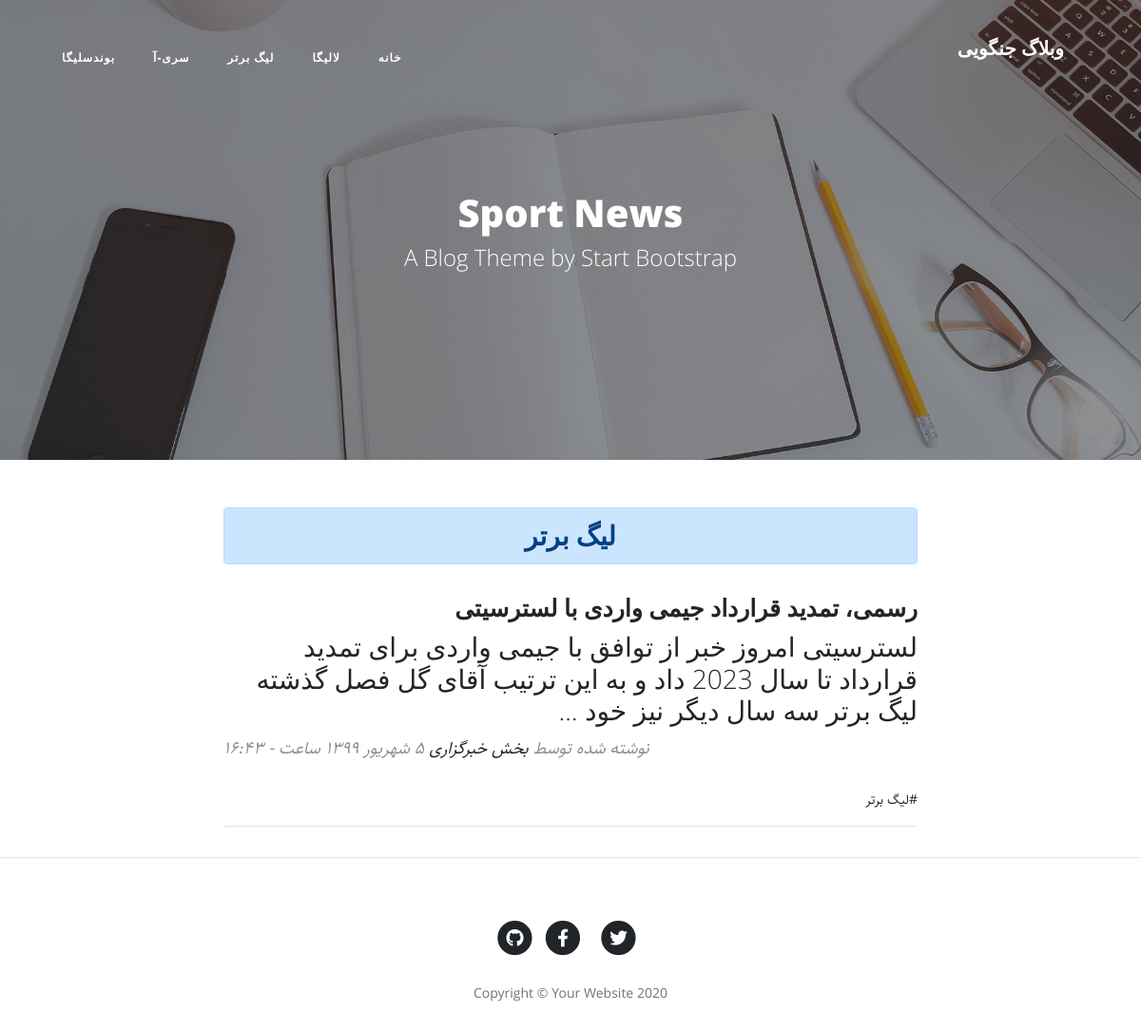
Page /category/primier-leage on the committed database.
### blog/models.py (models this page shows, shortened)
class Category(models.Model):
    parent = models.ForeignKey('self', default=None, null=True, blank=True, on_delete=models.SET_NULL, related_name='children', verbose_name='زیر دسته')
    title = models.CharField(max_length=200)
    slug = models.SlugField(max_length=100, unique=True)
    status = models.BooleanField(default=True, verbose_name='آیا نمایش داده شود؟')
    position = models.IntegerField()
    class Meta:
        verbose_name = 'دسته بندی'
        verbose_name_plural = 'دسته بندی ها'
        ordering = ['parent__id', 'position']
    objects = CategoryManager()

class Article(models.Model):
    STATUS_CHOICES = (
        ('d', 'Draft'),
        ('p', 'Published')
    )
    title = models.CharField(max_length=200)
    slug = models.SlugField(max_length=100, unique=True)
    category = models.ManyToManyField(Category, verbose_name='دسته بندی', related_name='articles')
    description = models.TextField()
    thumbnail = models.ImageField(upload_to='images')
    publish = models.DateTimeField(default=timezone.now)
    created = models.DateTimeField(auto_now_add=True)
    updated = models.DateTimeField(auto_now=True)
    status = models.CharField(max_length=1, choices=STATUS_CHOICES)
    class Meta:
        verbose_name = 'مقاله'
        verbose_name_plural = 'مقالات'
    def jpublish(self):
        return jalali_converter(self.publish)
    jpublish.short_description = 'زمان انتشار'
    def category_published(self):
        return self.category.filter(status=True)
    objects = ArticleManager()

### blog/views.py (the view)
# urls.py: path('category/<slug:slug>', category, name='category'),
def category(request, slug, page=1):
    category = get_object_or_404(Category, slug=slug, status=True)
    article_list = category.articles.published()
    paginator = Paginator(article_list, 2)
    articles = paginator.get_page(page)
    context = {
        'category': category,
        'articles': articles
    }
    return render(request, 'blog/category.html', context)

### blog/models.py (called while the page is built)
    def published(self):
        return self.filter(status='p')

    def active(self):
        return self.filter(status=True)

### blog/templatetags/base_tags.py (called while the page is built)
@register.simple_tag
def title():
    return 'وبلاگ جنگویی'

@register.inclusion_tag('blog/partials/category_navbar.html')
def category_navbar():
    return {
        'category': Category.objects.filter(status=True)
    }

### extensions/jalali.py (called while the page is built)
    def persian_tuple(self):
        return self.persian_year, self.persian_month, self.persian_day

### extensions/utils.py (called while the page is built)
def persian_numbers_converter(mystr):
    numbers = {
        "0": "۰",
        "1": "۱",
        "2": "۲",
        "3": "۳",
        "4": "۴",
        "5": "۵",
        "6": "۶",
        "7": "۷",
        "8": "۸",
        "9": "۹",
    }
    for e_num, p_num in numbers.items():
        mystr = mystr.replace(e_num, p_num)
    return mystr

def jalali_converter(time):
    jmonth = ['فروردین', 'اردیبهشت', 'خرداد',
              'تیر', 'مرداد', 'شهریور',
              'مهر', 'آبان', 'آذر',
              'دی', 'بهمن', 'اسفند']
    time = timezone.localtime(time)
    time_to_str = f'{time.year},{time.month},{time.day}'
    time_to_tuple = jalali.Gregorian(time_to_str).persian_tuple()
    time_to_list = list(time_to_tuple)
    for index, month in enumerate(jmonth):
        if time_to_list[1] == index + 1:
            time_to_list[1] = month
            break
    output = f'{time_to_list[2]} {time_to_list[1]} {time_to_list[0]} ساعت - {time.hour}:{time.minute}'
    return persian_numbers_converter(output)

### blog/templates/blog/category.html (shortened to what this page needs)
{% extends 'blog/base.html' %}
{% load static %}
{% block main %}
<header class="masthead" style="background-image: url('{% static " blog/img/home-bg.jpg" %}')">
<div class="overlay"></div>
<div class="container">
    <div class="row">
        <div class="col-lg-8 col-md-10 mx-auto">
            <div class="site-heading">
                <h1>Sport News</h1>
                <span class="subheading">A Blog Theme by Start Bootstrap</span>
            </div>
        </div>
    </div>
</div>
</header>
<div class="container">
    <div class="row">
        <div class="col-lg-8 col-md-10 mx-auto">
            <h3 class="alert alert-primary text-center">{{category.title}}</h3>
            {% for article in articles %}
            <div class="post-preview">
                <a href="{% url 'blog:detail' article.slug %}">
                    <h2 class="post-title">
                        {{article.title}}
                    </h2>
                    <h3 class="post-subtitle">
                        {{article.description|truncatewords:30}}
                    </h3>
                </a>
                <p class="post-meta">نوشته شده توسط
                    <a href="#">بخش خبرگزاری</a>
                    {{article.jpublish}}</p>
                <div>
                    {% for cat in article.category_published.all %}
                    <a href="#">#{{cat.title}}</a>
                    {% endfor %}
                </div>
            </div>
            <hr>
            {% endfor %}
        </div>
    </div>
</div>
{% endblock %}

### blog/templates/blog/partials/category_navbar.html (shortened to what this page needs)
<div class="collapse navbar-collapse nav" id="navbarResponsive">
    <ul class="navbar-nav ml-auto">
        <li class="nav-item">
            <a class="nav-link" href="{% url 'blog:home' %}">خانه</a>
        </li>
        {% for cat in category %}
        {% if cat.parent == None %}
        <li class="nav-item">
            <a class="nav-link" href="{% url 'blog:category' cat.slug %}">{{cat.title}}</a>
        </li>
        {% endif %}
        {% endfor %}
    </ul>
</div>

### blog/static/blog/css/rtl.css (style rules this page uses)
body { direction: rtl; text-align: right; font-family: "Sahel"; font-size: 14px; }
.navbar-nav { margin-left: initial !important; margin-right: auto; }
.post-meta { text-align: left; }
header.masthead .site-heading h1 { font-size: 40px; }
.post-preview > a > .post-title { font-size: 25px; }
.nav ul { padding-right: 0; }
.nav ul li { border-bottom: none; height: 86px; line-height: 86px; font-size: 14px; display: inline-block; float: left; margin: 0 auto; }
.nav ul li a { text-decoration: none; color: #000000; display: block; transition: .3s background-color; padding: 0 24px; }
.nav a { border-bottom: none; }

### rows in the picture
Category: title "لالیگا"
Category: title "لیگ برتر"
Category: title "سری-آ"
Category: title "بوندسلیگا"
Article: title "رسمی، تمدید قرارداد جیمی واردی با لسترسیتی", description "لسترسیتی امروز خبر از توافق با جیمی واردی برای تمدید قرارداد تا سال 2023 داد و به این ترتیب آقای گل فصل گذشته لیگ برتر سه سال دیگر نیز خود …", jpublish "۵ شهریور ۱۳۹۹ ساعت - ۱۶:۴۳"
